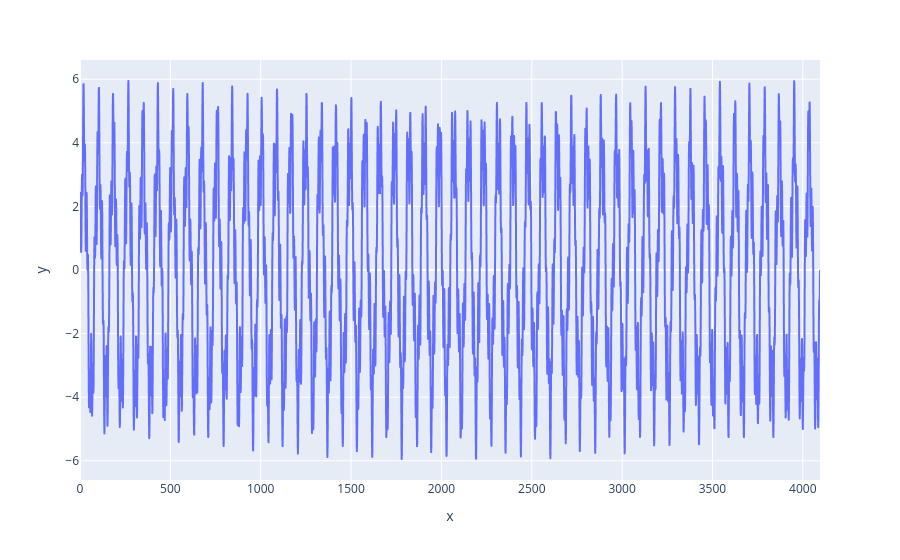

This figure's notebook cell:
### Markdown cell above
# Plotting the Signal

### Code cell
px.line(y=xreal)

### Figure 1 — Plotly figure (JSON) as saved in the notebook; plotly's stock layout.template omitted (floating-point values rounded to 4 significant figures; data arrays with more than 128 entries replaced by an {"elided": "..."} marker saying what was removed)
{"data": [{"hovertemplate": "x=%{x}<br>y=%{y}<extra></extra>", "legendgroup": "", "line": {"color": "#636efa", "dash": "solid"}, "marker": {"symbol": "circle"}, "mode": "lines", "name": "", "showlegend": false, "type": "scattergl", "x": {"elided": "4096 int values"}, "xaxis": "x", "y": {"elided": "4096 float values"}, "yaxis": "y"}], "layout": {"legend": {"tracegroupgap": 0}, "margin": {"t": 60}, "xaxis": {"anchor": "y", "domain": [0, 1], "title": {"text": "x"}}, "yaxis": {"anchor": "x", "domain": [0, 1], "title": {"text": "y"}}}}
